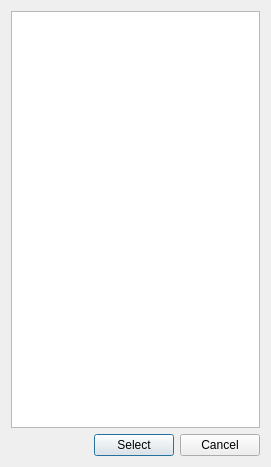
<?xml version="1.0" encoding="UTF-8"?>
<ui version="4.0">
 <class>select_res_dialog</class>
 <widget class="QDialog" name="select_res_dialog">
  <property name="geometry">
   <rect>
    <x>0</x>
    <y>0</y>
    <width>271</width>
    <height>467</height>
   </rect>
  </property>
  <property name="windowTitle">
   <string>Select tile</string>
  </property>
  <layout class="QVBoxLayout" name="verticalLayout">
   <item>
    <widget class="QListWidget" name="m_lw"/>
   </item>
   <item>
    <layout class="QHBoxLayout" name="horizontalLayout">
     <item>
      <spacer name="horizontalSpacer">
       <property name="orientation">
        <enum>Qt::Horizontal</enum>
       </property>
       <property name="sizeHint" stdset="0">
        <size>
         <width>40</width>
         <height>20</height>
        </size>
       </property>
      </spacer>
     </item>
     <item>
      <widget class="QPushButton" name="m_select_btn">
       <property name="text">
        <string>Select</string>
       </property>
      </widget>
     </item>
     <item>
      <widget class="QPushButton" name="m_cancel_btn">
       <property name="text">
        <string>Cancel</string>
       </property>
      </widget>
     </item>
    </layout>
   </item>
  </layout>
 </widget>
 <resources/>
 <connections>
  <connection>
   <sender>m_select_btn</sender>
   <signal>pressed()</signal>
   <receiver>select_res_dialog</receiver>
   <slot>accept()</slot>
   <hints>
    <hint type="sourcelabel">
     <x>394</x>
     <y>423</y>
    </hint>
    <hint type="destinationlabel">
     <x>302</x>
     <y>368</y>
    </hint>
   </hints>
  </connection>
  <connection>
   <sender>m_cancel_btn</sender>
   <signal>pressed()</signal>
   <receiver>select_res_dialog</receiver>
   <slot>reject()</slot>
   <hints>
    <hint type="sourcelabel">
     <x>472</x>
     <y>423</y>
    </hint>
    <hint type="destinationlabel">
     <x>339</x>
     <y>368</y>
    </hint>
   </hints>
  </connection>
 </connections>
</ui>
